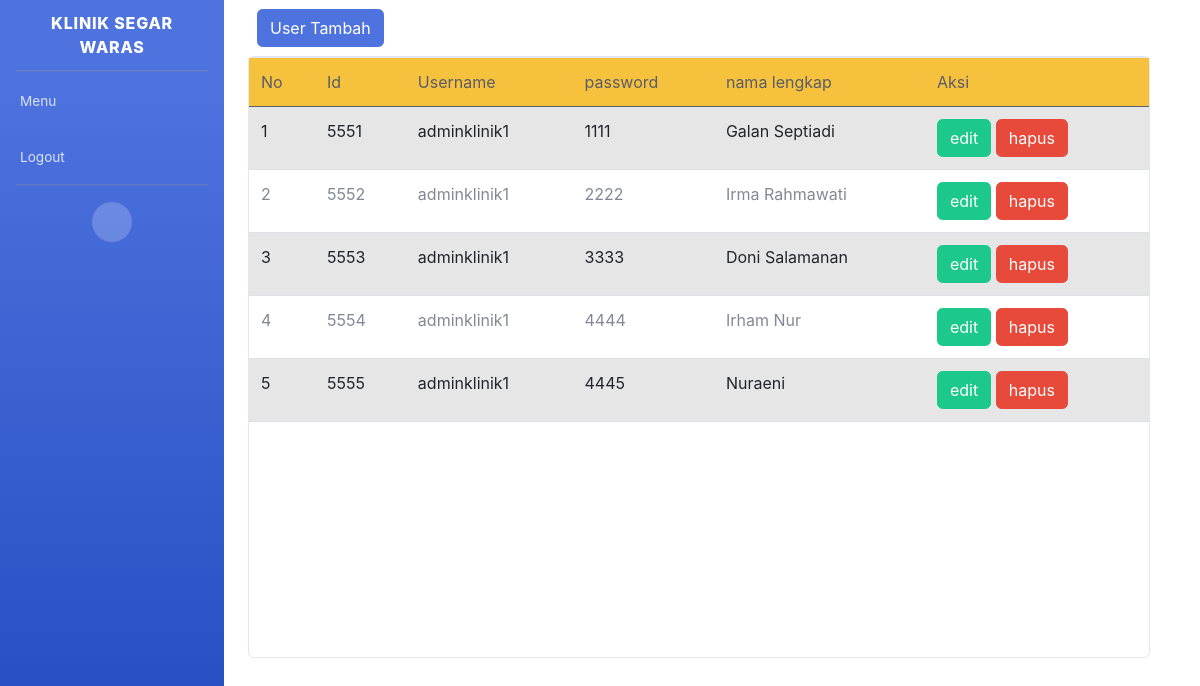
Screenshot of /user.php with the database file from the repository.
### tables this page shows
CREATE TABLE `user` (
  `id` int(5) NOT NULL,
  `username` varchar(20) DEFAULT NULL,
  `password` varchar(32) DEFAULT NULL,
  `nama_lengkap` varchar(40) DEFAULT NULL
);

### user.php (the view, shortened to what this page needs)
<!DOCTYPE html>
<html>
    <head>
    <link href="css/bootstrap.min.css" rel="stylesheet">
    <link href="css/sb-admin-2.css" rel="stylesheet">
    </head>
    <body id="page-top">
<div id="wrapper">
    <ul class="navbar-nav bg-gradient-primary sidebar sidebar-dark accordion" id="accordionSidebar">
        <a class="sidebar-brand d-flex align-items-center justify-content-center" href="#">
            <div class="sidebar-brand-text mx-3">Klinik Segar Waras</div>
        </a>
        <hr class="sidebar-divider my-0">
        <li class="nav-item">
            <a class="nav-link" href="home.php">
                <span>Menu</span></a>
        </li>
        <li class="nav-item">
            <a class="nav-link" href="logout.php">
                <span>Logout</span></a>
        <hr class="sidebar-divider d-none d-md-block">
        <div class="text-center d-none d-md-inline">
            <button class="rounded-circle border-0" id="sidebarToggle"></button>
        </div>
    </ul>
        <div class="btn-toolbar mb-2 mb-md-10">
        <div class="container shadow:1%;">
        <div style="margin:1%;">
        <a class="btn btn-primary" href="user_tambah.php" role="button"><i class="fa-solid fa-trash-can"></i>User Tambah</a>
        </div>
        <div class="card">
        <div class="galan">
        <table class="table table-striped">
        <thead class="bg-warning text-dark">
                <tr>
                    <td>No</td>
                    <td>Id</td>
                    <td>Username</td>
                    <td>password</td>
                    <td>nama lengkap</td>
                    <td>Aksi</td>
                </tr>
            </thead>
            <?php
            include "koneksi.php";
            $no = 1;
            $query = mysqli_query($conn, 'SELECT * FROM user');
            while ($data = mysqli_fetch_array($query)) {
                ?>
                <tr>
                    <td><?php echo $no++ ?></td>
                    <td><?php echo $data['id']?></td>
                    <td><?php echo $data['username']?></td>
                    <td><?php echo $data['password']?></td>
                    <td><?php echo $data['nama_lengkap']?></td>
                    <td><a class="btn btn-success" href="user_ubah.php?id=<?= $data['id'];?>" role="button"><i class="fa-solid fa-pen-to-square"></i>edit</a>
					<a class="btn btn-danger" href="user_hapus.php?id=<?= $data['id'];?>" role="button"><i class="fa-solid fa-trash-can"></i>hapus</a>
            </td>
                </tr>
                <?php } ?>
        </table>
    </body>
</html>

### user.php (style rules this page uses)
.galan { width: 900px; height: 600px; }

### rows the page displays
user: id "5551", username "adminklinik1", password "1111", nama_lengkap "Galan Septiadi"
user: id "5552", username "adminklinik1", password "2222", nama_lengkap "Irma Rahmawati"
user: id "5553", username "adminklinik1", password "3333", nama_lengkap "Doni Salamanan"
user: id "5554", username "adminklinik1", password "4444", nama_lengkap "Irham Nur"
user: id "5555", username "adminklinik1", password "4445", nama_lengkap "Nuraeni"
